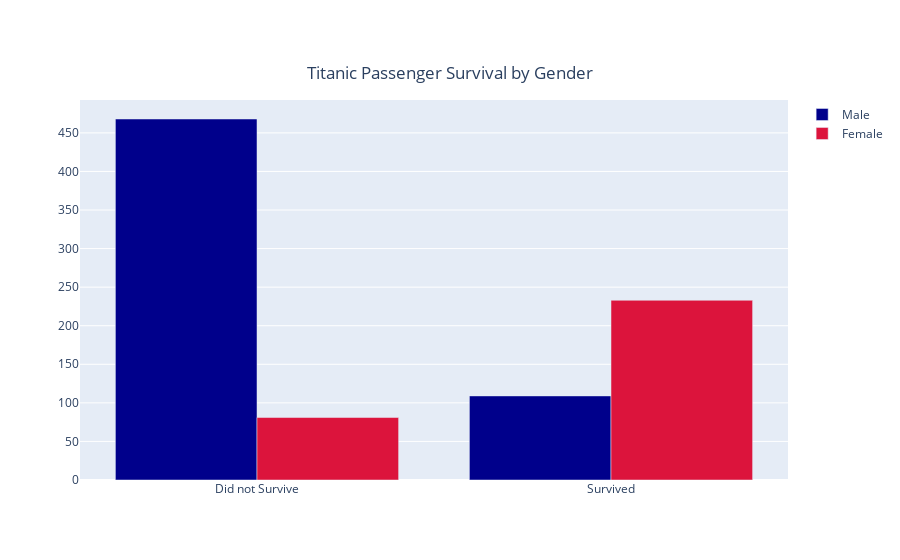

The cell this chart's notebook holds for it:
### Code cell
# Visualising Gender Surival by Gender

fig = go.Figure(data=[go.Bar(name='Male',
                             x=['Did not Survive', 'Survived'],
                             y=train[train['Sex']=='male'].groupby('Survived').count()['Sex']),
                      go.Bar(name='Female', 
                             x=['Did not Survive', 'Survived'], 
                             y=train[train['Sex']=='female'].groupby('Survived').count()['Sex'])],
                
                layout=go.Layout(title = 'Titanic Passenger Survival by Gender',
                                 title_x = 0.5,
                                 title_y = 0.88,
                                 colorway=('DarkBlue', 'Crimson'),
                                 autosize=True))

fig.update_layout(barmode='group')
iplot(fig, show_link=True)

### Figure 1 — Plotly figure (JSON) as saved in the notebook; plotly's stock layout.template omitted (floating-point values rounded to 4 significant figures)
{"data": [{"name": "Male", "type": "bar", "x": ["Did not Survive", "Survived"], "y": [468, 109]}, {"name": "Female", "type": "bar", "x": ["Did not Survive", "Survived"], "y": [81, 233]}], "layout": {"autosize": true, "barmode": "group", "colorway": ["DarkBlue", "Crimson"], "title": {"text": "Titanic Passenger Survival by Gender", "x": 0.5, "y": 0.88}}}
